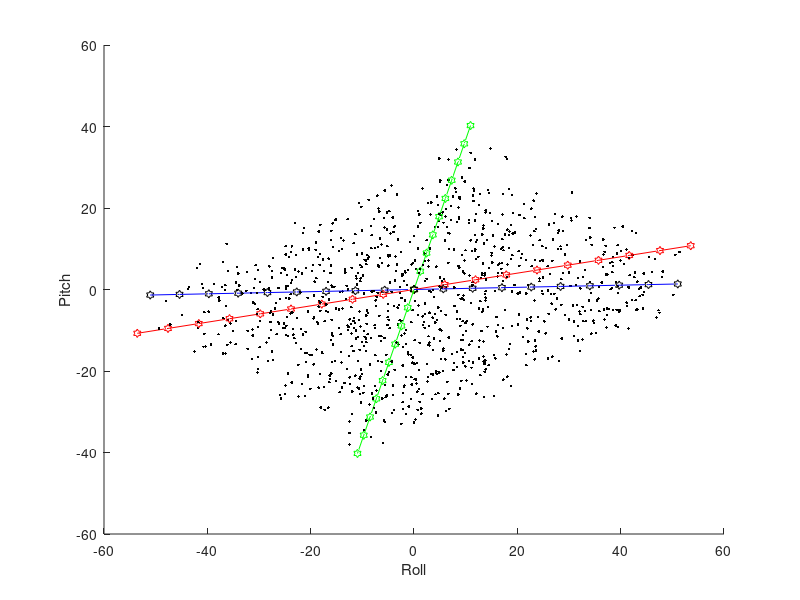

The MATLAB source for this figure:
A =[2.478633972466071  -0.208886656420609  -1.775940099696408;
   1.341344782030788  -0.782553466986132   1.228327471384109;
   0.096578915891449                   0  -0.136707496534875];
det(A)
%A = [1 0 0;0 1 0;0 0 1];
%
for i = 1:1000
    %q(i) =i;
    s(:,i) = A*[random('unif',0,2400)/100-12;random('unif',0,2400)/100-12;random('unif',0,2400)/100-13];
    %a(i)=s(2);
    
    %%plot3(s(1,i),s(2,i),s(3,i),'h');
    hold on
end
plot3(s(1,:),s(2,:),s(3,:),'k.');
%}
%

s = A*[12;-12;-12];
plot3(linspace(0,s(1),10),linspace(0,s(2),10),linspace(0,s(3),10),'rh');
hold on
plot3(linspace(0,s(1),10),linspace(0,s(2),10),linspace(0,s(3),10),'r');
s = A*[-12;12;12];
plot3(linspace(0,s(1),10),linspace(0,s(2),10),linspace(0,s(3),10),'rh');
plot3(linspace(0,s(1),10),linspace(0,s(2),10),linspace(0,s(3),10),'r');

s = A*[-12;12;-12];
plot3(linspace(0,s(1),10),linspace(0,s(2),10),linspace(0,s(3),10),'gh');
plot3(linspace(0,s(1),10),linspace(0,s(2),10),linspace(0,s(3),10),'g');
s = A*[12;-12;12];
plot3(linspace(0,s(1),10),linspace(0,s(2),10),linspace(0,s(3),10),'gh');
plot3(linspace(0,s(1),10),linspace(0,s(2),10),linspace(0,s(3),10),'g');

s = A*[-12;0;12];
plot3(linspace(0,s(1),10),linspace(0,s(2),10),linspace(0,s(3),10),'kh');
plot3(linspace(0,s(1),10),linspace(0,s(2),10),linspace(0,s(3),10),'b');
s = A*[12;0;-12];
plot3(linspace(0,s(1),10),linspace(0,s(2),10),linspace(0,s(3),10),'kh');
plot3(linspace(0,s(1),10),linspace(0,s(2),10),linspace(0,s(3),10),'b');
%}


xlabel('Roll')
ylabel('Pitch');
zlabel('Yaw');
view(2)
%t = abs(A)*[10;10;10];
%plot(q,t(2),'r');
%hold on
%plot(a)